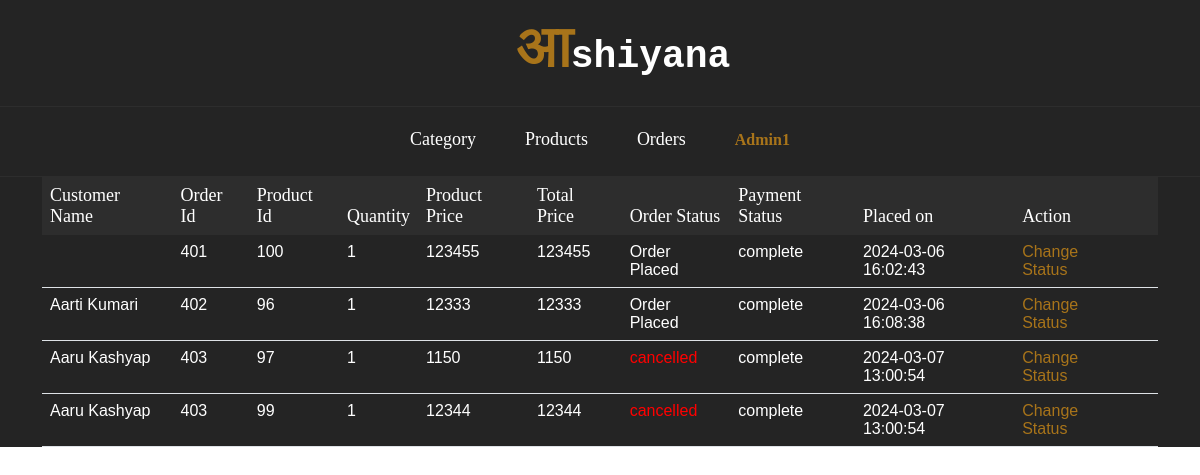
/admin/orders.php (signed in), run on the app's committed database.
### tables this page shows
CREATE TABLE `orders` (
  `id` int(100) NOT NULL,
  `user_id` int(100) NOT NULL,
  `total_price` bigint(100) NOT NULL,
  `order_status` varchar(20) NOT NULL,
  `placed_on` datetime NOT NULL DEFAULT current_timestamp(),
  `firstname` varchar(255) NOT NULL,
  `lastname` varchar(255) NOT NULL,
  `email` varchar(255) NOT NULL,
  `phone` bigint(11) NOT NULL,
  `address` varchar(255) NOT NULL,
  `address2` varchar(255) NOT NULL,
  `code` int(11) NOT NULL,
  `city` varchar(255) NOT NULL,
  `state` varchar(255) NOT NULL,
  `country` varchar(255) NOT NULL
);

CREATE TABLE `payment` (
  `id` int(11) NOT NULL,
  `order_id` int(255) NOT NULL,
  `fname` varchar(50) NOT NULL,
  `lname` varchar(255) NOT NULL,
  `amount` int(11) NOT NULL,
  `payment_status` varchar(50) NOT NULL,
  `payment_id` varchar(50) NOT NULL,
  `added_on` datetime NOT NULL
);

CREATE TABLE `order_items` (
  `id` int(11) NOT NULL,
  `order_id` int(11) NOT NULL,
  `product_id` int(11) NOT NULL,
  `quantity` int(11) NOT NULL,
  `product_price` int(11) NOT NULL
);

### admin/orders.php (the view, shortened to what this page needs)
<div class="home_black_version">
    <?php
    include('header.php');
    ?>
<section id="content">
        <div class="content-blog">
            <div class="container">
                <table class="table table-stiped">
                    <thead>
                        <tr>
                            <th>Customer Name</th>
                            <th>Order Id</th>
                            <th>Product Id</th>
                            <th>Quantity</th>
                            <th>Product Price</th>
                            <th>Total Price</th>
                            <th>Order Status </th>
                            <th>Payment Status</th>
                            <th>Placed on</th>
                            <th>Action</th>
                        </tr>
                    </thead>
                    <tbody>
                        <?php
                        $sql = "SELECT o.*,oi.*,p.* FROM orders o,order_items oi,payment p WHERE o.id = oi.order_id AND oi.order_id = p.order_id";
                        $result = mysqli_query($conn, $sql);
                        if (mysqli_num_rows($result) > 0) {
                            while ($row = mysqli_fetch_assoc($result)) {
                                $status = $row["order_status"];
                                ?>
                                <tr>
                                    <td>
                                        <?php echo $row["firstname"]." ".$row["lastname"]; ?>
                                    </td>
                                    <td>
                                        <?php echo $row["order_id"]; ?>
                                    </td>
                                    <td>
                                        <?php echo $row["product_id"]; ?>
                                    </td>
                                    <td>
                                        <?php echo $row["quantity"]; ?>
                                    </td>
                                    <td>
                                        <?php echo $row["product_price"]; ?>
                                    </td>
                                    <td>
                                        <?php echo $row["product_price"]; ?>
                                    </td>
                                    <td>
                                        <?php
                                                if($status=="Order Placed")
                                                {
                                                    echo "<label style='color: white;'>$status</label>";
                                                }
                                                elseif($status=="Dispatched")
                                                {
                                                    echo "<label style='color: blue;'>$status</label>";
                                                }
                                                elseif($status=="In Progress")
                                                {
                                                    echo "<label style='color: orange;'>$status</label>";
                                                }
                                                elseif($status=="Delivered")
                                                {
                                                    echo "<label style='color: green;'><b>$status</b></label>";
                                                }
                                                elseif($status=="cancelled")
                                                {
                                                    echo "<label style='color: red; weight:100;'>$status</label>";
                                                }
                                            ?>
                                    </td>
                                    <td>
                                        <?php echo $row["payment_status"]; ?>
                                    </td>
                                    <td>
                                        <?php echo $row["placed_on"]; ?>
                                    </td>
                                    <td><a href="orderProcess.php?id=<?php echo $row['order_id']; ?>"
                                            style="color:#a8741a; margin-right:25px;">Change Status</a>
                                    </td>
                                </tr>
                                <?php
                            }
                        } else {
                            echo "<tr><td colspan='4'>No results found</td></tr>";
                        }
                        ?>
                    </tbody>
                </table>
            </div>
        </div>
    </section>
</div>

### style.css (style rules this page uses)
* { box-sizing: border-box; }
*, *::after, *::before { box-sizing: border-box; }
html, body { height: 100%; }
body { line-height: 24px; font-size: 14px; font-style: normal; font-weight: 400; visibility: visible; font-family: "Poppins", sans-serif; color: #5a5a5a; }
a, button { color: inherit; line-height: inherit; text-decoration: none; cursor: pointer; }
a, button, img, input, span { transition: all 0.3s ease 0s; }
.home_black_version { background: #242424; }

### admin/orders.php (style rules this page uses)
.content-blog th { color: #ffffff; font-family: serif; font-weight: 400; font-size: 18px; background: #2d2d2d; border-style: none; }
.table>:not(caption)>*>* { color: #fff; }

### data on the page
orders: payment.order_id "401", order_items.product_id "100", order_items.quantity "1", order_items.product_price "123455", order_status "Order Placed", payment.payment_status "complete", placed_on "2024-03-06 16:02:43"
orders: firstname "Aarti", lastname "Kumari", payment.order_id "402", order_items.product_id "96", order_items.quantity "1", order_items.product_price "12333", order_status "Order Placed", payment.payment_status "complete", placed_on "2024-03-06 16:08:38"
orders: firstname "Aaru", lastname "Kashyap", payment.order_id "403", order_items.product_id "97", order_items.quantity "1", order_items.product_price "1150", order_status "cancelled", payment.payment_status "complete", placed_on "2024-03-07 13:00:54", order_items.product_id "99", order_items.product_price "12344"

### other printed values
$_SESSION['admin_name'] "Admin1"
